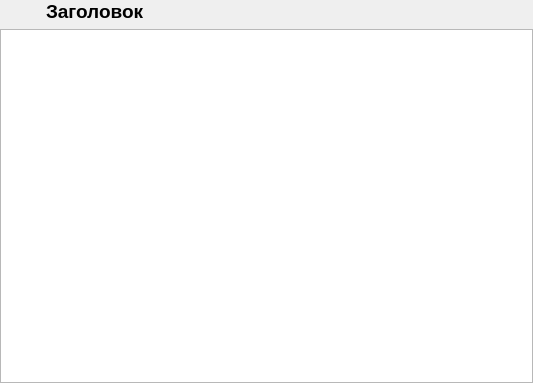
<?xml version="1.0" encoding="UTF-8"?>
<ui version="4.0">
 <class>EntitiesForm</class>
 <widget class="QWidget" name="EntitiesForm">
  <property name="geometry">
   <rect>
    <x>0</x>
    <y>0</y>
    <width>533</width>
    <height>383</height>
   </rect>
  </property>
  <property name="windowTitle">
   <string>Form</string>
  </property>
  <layout class="QVBoxLayout" name="verticalLayout" stretch="0,1">
   <property name="leftMargin">
    <number>0</number>
   </property>
   <property name="topMargin">
    <number>0</number>
   </property>
   <property name="rightMargin">
    <number>0</number>
   </property>
   <property name="bottomMargin">
    <number>0</number>
   </property>
   <item>
    <layout class="QHBoxLayout" name="horizontalLayout_2" stretch="0,1,0">
     <item>
      <widget class="QPushButton" name="backButton">
       <property name="text">
        <string/>
       </property>
       <property name="icon">
        <iconset resource="../../resources/images/images.qrc">
         <normaloff>:/images/arrow-left.svg</normaloff>:/images/arrow-left.svg</iconset>
       </property>
       <property name="iconSize">
        <size>
         <width>20</width>
         <height>20</height>
        </size>
       </property>
       <property name="flat">
        <bool>true</bool>
       </property>
      </widget>
     </item>
     <item>
      <widget class="QLabel" name="titleLabel">
       <property name="font">
        <font>
         <pointsize>14</pointsize>
         <weight>75</weight>
         <bold>true</bold>
        </font>
       </property>
       <property name="text">
        <string>Заголовок</string>
       </property>
      </widget>
     </item>
     <item>
      <widget class="QPushButton" name="addButton">
       <property name="text">
        <string/>
       </property>
       <property name="iconSize">
        <size>
         <width>20</width>
         <height>20</height>
        </size>
       </property>
       <property name="flat">
        <bool>true</bool>
       </property>
      </widget>
     </item>
    </layout>
   </item>
   <item>
    <widget class="QTableView" name="entitiesTableView">
     <property name="editTriggers">
      <set>QAbstractItemView::DoubleClicked</set>
     </property>
     <property name="selectionBehavior">
      <enum>QAbstractItemView::SelectRows</enum>
     </property>
     <property name="cornerButtonEnabled">
      <bool>false</bool>
     </property>
    </widget>
   </item>
  </layout>
 </widget>
 <resources>
  <include location="../../resources/images/images.qrc"/>
 </resources>
 <connections/>
</ui>
